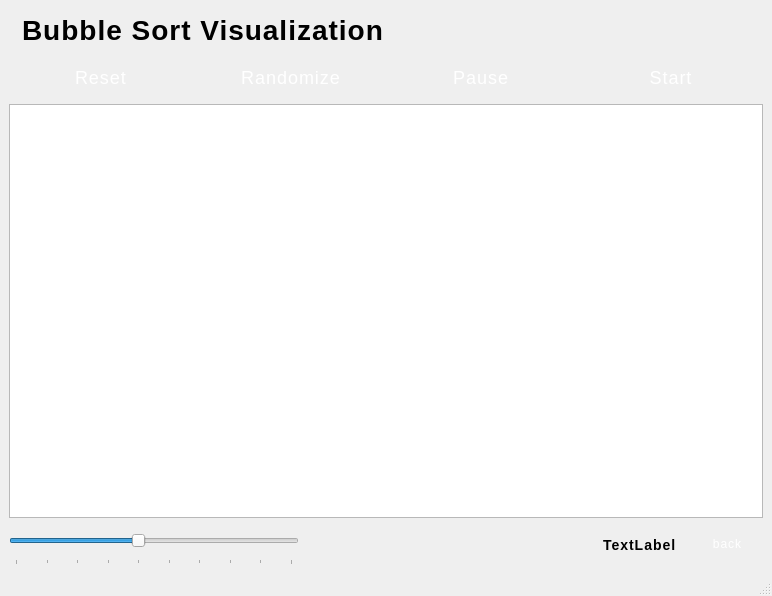
<?xml version="1.0" encoding="UTF-8"?>
<ui version="4.0">
 <class>bubble_sort</class>
 <widget class="QMainWindow" name="bubble_sort">
  <property name="geometry">
   <rect>
    <x>0</x>
    <y>0</y>
    <width>772</width>
    <height>596</height>
   </rect>
  </property>
  <property name="windowTitle">
   <string>MainWindow</string>
  </property>
  <widget class="QWidget" name="centralwidget">
   <layout class="QVBoxLayout" name="verticalLayout">
    <item>
     <widget class="QLabel" name="lblTitle">
      <property name="styleSheet">
       <string notr="true">QLabel {
    font-family: &quot;Times New Roman&quot;, &quot;Segoe UI&quot;, Arial, sans-serif;
    font-size: 28px;
    font-weight: bold;
	color: qlineargradient(
        spread:pad, 
        x1:0, y1:0, x2:1, y2:0, 
        stop:0 #0077b6, stop:1 #48cae4
    );
    qproperty-alignment: AlignCenter;
    letter-spacing: 1px;
    text-transform: uppercase;
    background: transparent;
    padding: 5px;
}

</string>
      </property>
      <property name="text">
       <string>Bubble Sort Visualization</string>
      </property>
     </widget>
    </item>
    <item>
     <layout class="QHBoxLayout" name="horizontalLayout">
      <item>
       <widget class="QPushButton" name="btnReset">
        <property name="styleSheet">
         <string notr="true">QPushButton {
    font-family: &quot;Segoe UI Semibold&quot;, &quot;Times New Roman&quot;, Arial, sans-serif;
    font-size: 18px;
    color: white;
    background: qlineargradient(
        spread:pad,
        x1:0, y1:0, x2:1, y2:1,
        stop:0 #0077b6,
        stop:1 #48cae4
    );
    border: none;
    border-radius: 10px;
    padding: 10px 20px;
    letter-spacing: 1px;
}

QPushButton:hover {
    background: qlineargradient(
        spread:pad,
        x1:0, y1:0, x2:1, y2:1,
        stop:0 #48cae4,
        stop:1 #90e0ef
    );
}

QPushButton:pressed {
    background-color: #023e8a;
}
</string>
        </property>
        <property name="text">
         <string>Reset</string>
        </property>
       </widget>
      </item>
      <item>
       <widget class="QPushButton" name="btnRandomize">
        <property name="styleSheet">
         <string notr="true">QPushButton {
    font-family: &quot;Segoe UI Semibold&quot;, &quot;Times New Roman&quot;, Arial, sans-serif;
    font-size: 18px;
    color: white;
    background: qlineargradient(
        spread:pad,
        x1:0, y1:0, x2:1, y2:1,
        stop:0 #0077b6,
        stop:1 #48cae4
    );
    border: none;
    border-radius: 10px;
    padding: 10px 20px;
    letter-spacing: 1px;
}

QPushButton:hover {
    background: qlineargradient(
        spread:pad,
        x1:0, y1:0, x2:1, y2:1,
        stop:0 #48cae4,
        stop:1 #90e0ef
    );
}

QPushButton:pressed {
    background-color: #023e8a;
}
</string>
        </property>
        <property name="text">
         <string>Randomize</string>
        </property>
       </widget>
      </item>
      <item>
       <widget class="QPushButton" name="btnPause">
        <property name="styleSheet">
         <string notr="true">QPushButton {
    font-family: &quot;Segoe UI Semibold&quot;, &quot;Times New Roman&quot;, Arial, sans-serif;
    font-size: 18px;
    color: white;
    background: qlineargradient(
        spread:pad,
        x1:0, y1:0, x2:1, y2:1,
        stop:0 #0077b6,
        stop:1 #48cae4
    );
    border: none;
    border-radius: 10px;
    padding: 10px 20px;
    letter-spacing: 1px;
}

QPushButton:hover {
    background: qlineargradient(
        spread:pad,
        x1:0, y1:0, x2:1, y2:1,
        stop:0 #48cae4,
        stop:1 #90e0ef
    );
}

QPushButton:pressed {
    background-color: #023e8a;
}
</string>
        </property>
        <property name="text">
         <string>Pause</string>
        </property>
       </widget>
      </item>
      <item>
       <widget class="QPushButton" name="btnStart">
        <property name="styleSheet">
         <string notr="true">QPushButton {
    font-family: &quot;Segoe UI Semibold&quot;, &quot;Times New Roman&quot;, Arial, sans-serif;
    font-size: 18px;
    color: white;
    background: qlineargradient(
        spread:pad,
        x1:0, y1:0, x2:1, y2:1,
        stop:0 #0077b6,
        stop:1 #48cae4
    );
    border: none;
    border-radius: 10px;
    padding: 10px 20px;
    letter-spacing: 1px;
}

QPushButton:hover {
    background: qlineargradient(
        spread:pad,
        x1:0, y1:0, x2:1, y2:1,
        stop:0 #48cae4,
        stop:1 #90e0ef
    );
}

QPushButton:pressed {
    background-color: #023e8a;
}
</string>
        </property>
        <property name="text">
         <string>Start</string>
        </property>
       </widget>
      </item>
     </layout>
    </item>
    <item>
     <widget class="QGraphicsView" name="graphicsView"/>
    </item>
    <item>
     <layout class="QHBoxLayout" name="horizontalLayout_2">
      <item>
       <widget class="QSlider" name="sliderSpeed">
        <property name="minimumSize">
         <size>
          <width>211</width>
          <height>41</height>
         </size>
        </property>
        <property name="minimum">
         <number>100</number>
        </property>
        <property name="maximum">
         <number>1000</number>
        </property>
        <property name="value">
         <number>500</number>
        </property>
        <property name="orientation">
         <enum>Qt::Orientation::Horizontal</enum>
        </property>
        <property name="tickPosition">
         <enum>QSlider::TickPosition::TicksBelow</enum>
        </property>
        <property name="tickInterval">
         <number>100</number>
        </property>
       </widget>
      </item>
      <item>
       <spacer name="horizontalSpacer">
        <property name="orientation">
         <enum>Qt::Orientation::Horizontal</enum>
        </property>
        <property name="sizeHint" stdset="0">
         <size>
          <width>40</width>
          <height>20</height>
         </size>
        </property>
       </spacer>
      </item>
      <item>
       <widget class="QLabel" name="lblOperation">
        <property name="styleSheet">
         <string notr="true">QLabel {
    font-family: &quot;Times New Roman&quot;, &quot;Segoe UI&quot;, Arial, sans-serif;
    font-size: 14px;
    font-weight: bold;
	color: qlineargradient(
        spread:pad, 
        x1:0, y1:0, x2:1, y2:0, 
        stop:0 #0077b6, stop:1 #48cae4
    );
    qproperty-alignment: AlignCenter;
    letter-spacing: 1px;
    text-transform: uppercase;
    background: transparent;
    padding: 5px;
}

</string>
        </property>
        <property name="text">
         <string>TextLabel</string>
        </property>
       </widget>
      </item>
      <item>
       <widget class="QPushButton" name="btnBack">
        <property name="styleSheet">
         <string notr="true">QPushButton {
    font-family: &quot;Segoe UI Semibold&quot;, &quot;Times New Roman&quot;, Arial, sans-serif;
    font-size: 12px;
    color: white;
	background: qlineargradient(
    	spread:pad,
    	x1:0, y1:0, x2:1, y2:1,
    	stop:0 #000000,
    	stop:1 #1a1a1a
	);

    border: none;
    border-radius: 10px;
    padding: 10px 20px;
    letter-spacing: 1px;
}

QPushButton:hover {
    background: qlineargradient(
        spread:pad,
        x1:0, y1:0, x2:1, y2:1,
        stop:0 #48cae4,
        stop:1 #90e0ef
    );
}

QPushButton:pressed {
    background-color: #023e8a;
}


</string>
        </property>
        <property name="text">
         <string>back</string>
        </property>
       </widget>
      </item>
     </layout>
    </item>
   </layout>
  </widget>
  <widget class="QMenuBar" name="menubar">
   <property name="geometry">
    <rect>
     <x>0</x>
     <y>0</y>
     <width>772</width>
     <height>21</height>
    </rect>
   </property>
  </widget>
  <widget class="QStatusBar" name="statusbar"/>
 </widget>
 <resources/>
 <connections/>
</ui>
